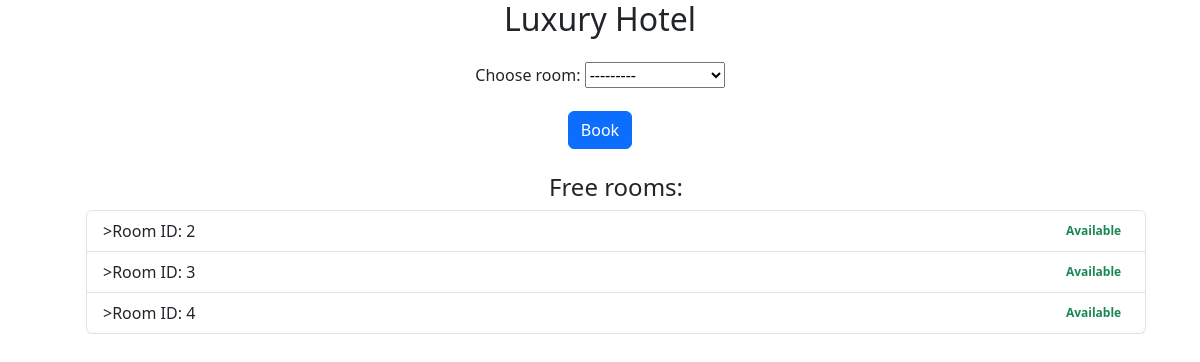
The page /hotels/1/booking (signed in) on the database as committed earlier.
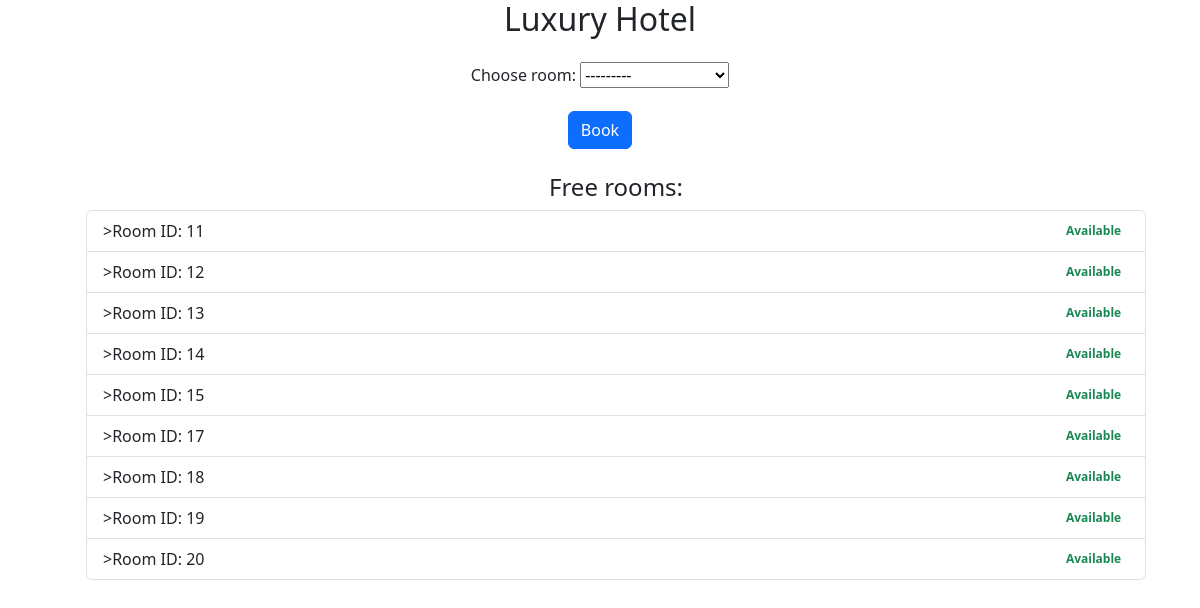
The same page on the database as committed later.
### hotel/models.py (models this page shows)
class Room(models.Model):
    hotel = models.ForeignKey(Hotel, on_delete=models.CASCADE)
    reserved = models.BooleanField(default=False)

### hotel/views.py (the view)
# urls.py: path("hotels/<int:hotel_id>/booking", views.booking_room, name="booking_room"),
@login_required(login_url='/login/')
def booking_room(request, hotel_id):
    hotel = get_object_or_404(Hotel, id=hotel_id)
    rooms = Room.objects.filter(hotel=hotel, reserved=False)
    if request.method == 'POST':
        form = BookRoomForm(request.POST, hotel=hotel)
        if form.is_valid():
            room = form.cleaned_data['room']  # Получаем выбранную комнату
            room.reserved = True  # Помечаем как забронированную
            room.save()  # Сохраняем изменения
            guest = Guest.objects.create(user=request.user, room=room)
            return redirect('booked', hotel_id=hotel.id, room_id=room.id)
    else:
        form = BookRoomForm(hotel=hotel)
    return render(request, 'booking_room.html', {'hotel': hotel, 'rooms': rooms, 'form': form})

### hotel/forms.py
class BookRoomForm(forms.ModelForm):
    room = forms.ModelChoiceField(queryset=Room.objects.filter(reserved=False), required=True)
    class Meta:
        model = Room
        fields = ['room']  # Включите только поле комнаты
    def __init__(self, *args, **kwargs):
        hotel = kwargs.pop('hotel')  # Получаем отель при инициализации формы
        super(BookRoomForm, self).__init__(*args, **kwargs)
        self.fields['room'].queryset = Room.objects.filter(hotel=hotel, reserved=False)

### hotel/templates/booking_room.html (shortened to what this page needs)
{% load static %}
<!DOCTYPE html>
<html lang="en">
<head>
    <link rel="stylesheet" href="{% static 'hotel/styles.css' %}">
    {% load bootstrap5 %}
    {% bootstrap_css %}
</head>
<body>
    <div class="container">
        <div class="title text-center">
            <div class="container">
                <h2 class="text-center">{{ hotel.name }}</h2>
                <form method="POST">
                    <div class="mb-3 mt-4">
                        <label for="room" class="form-label">Choose room:</label>
                        {{ form.room }}
                    </div>
                    <button type="submit" class="btn btn-primary">Book</button>
                </form>
                <ul>
                <h4 class="mt-4">Free rooms:</h4>
                <ul class="list-group w-30">
                    {% for room in rooms %}
                        <li class="list-group-item d-flex justify-content-between align-items-center">>Room ID: {{ room.id }}
                        {% if room.reserved == False %}
                            <div class="badge badge-primary badge-pill text-success">Available</div>
                        {% endif %}
                        </li>
                    {% empty %}
                        <li class="list-group-item">>No rooms.</li>
                    {% endfor %}
                </ul>
            </div>
        </div>
    </div>
</body>
</html>

Rows that differ between the two databases and show on the page:
no longer on this page (row edited): Room: id "2", reserved "Available"
no longer on this page (row edited): Room: id "3", reserved "Available"
no longer on this page (row edited): Room: id "4", reserved "Available"
added Room: id "11", reserved "Available"
added Room: id "12", reserved "Available"
added Room: id "13", reserved "Available"
added Room: id "14", reserved "Available"
added Room: id "15", reserved "Available"
added Room: id "17", reserved "Available"
added Room: id "18", reserved "Available"
added Room: id "19", reserved "Available"
added Room: id "20", reserved "Available"
